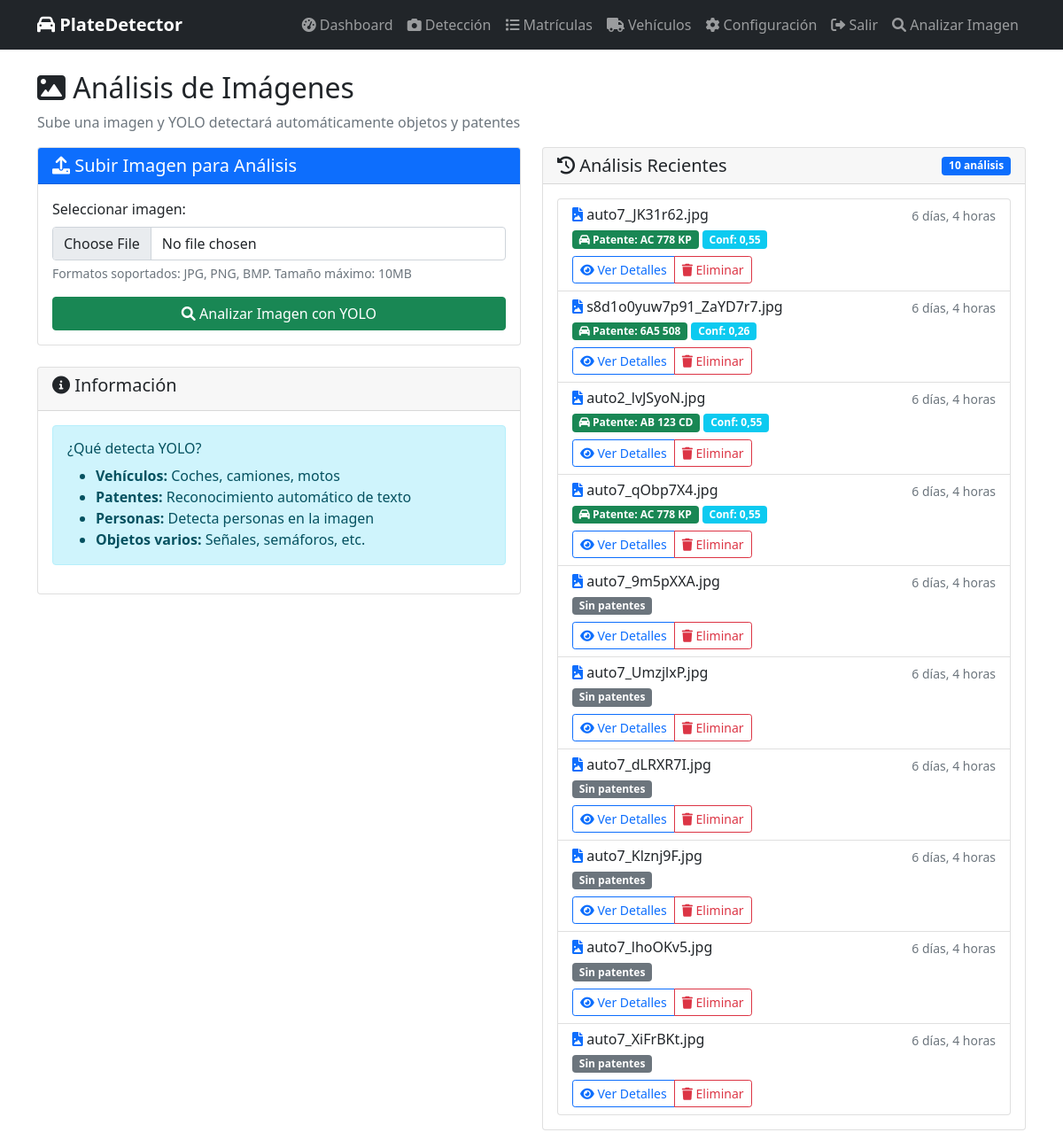
Page /image-analysis/ (signed in) on the earlier database version.
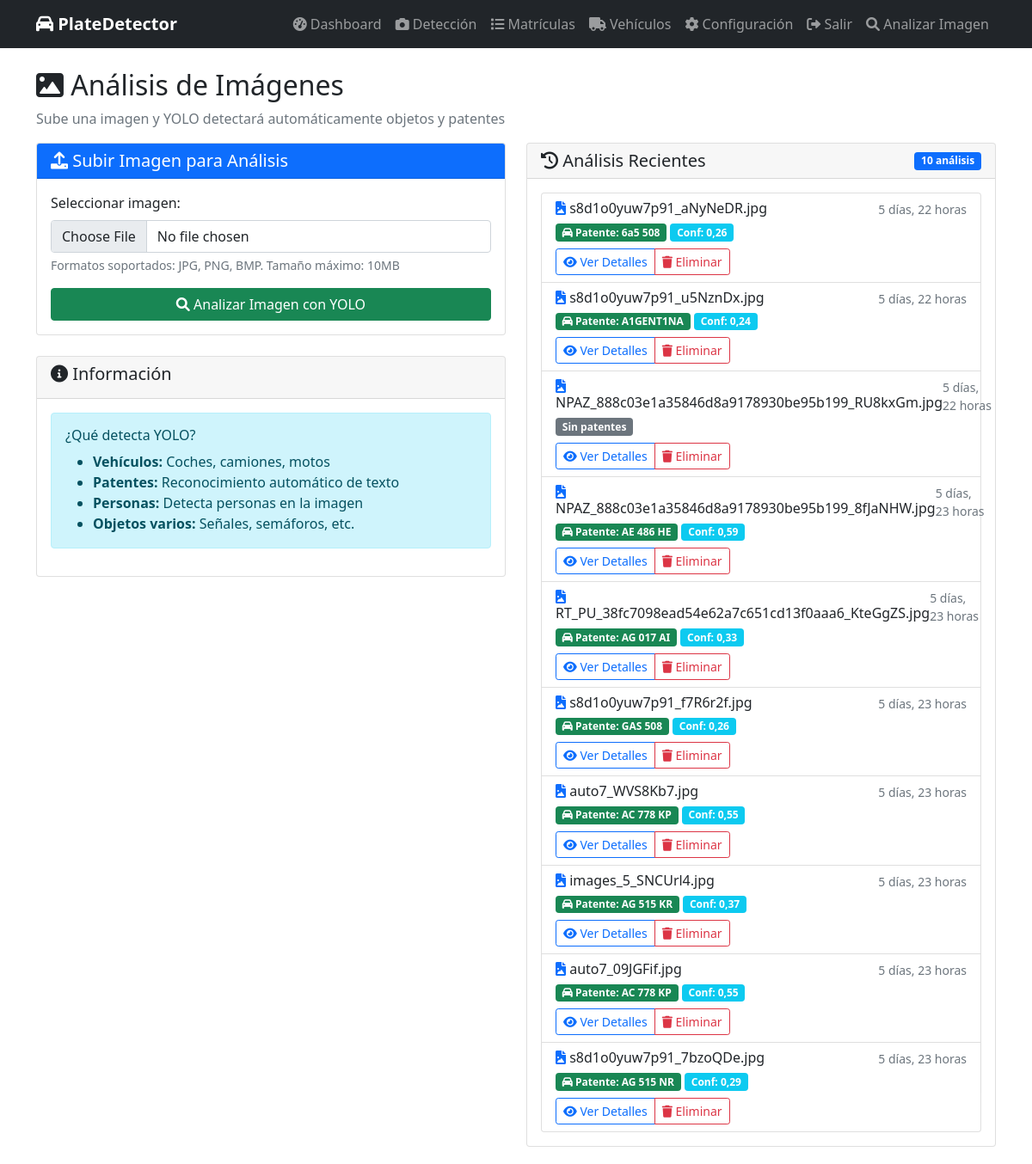
Same page on the later database version.
### plate_detector/models.py (models this page shows, shortened)
class ImageAnalysis(models.Model):
    image = models.ImageField(upload_to=analyzed_image_path)
    uploaded_at = models.DateTimeField(auto_now_add=True)
    analysis_result = models.JSONField(default=dict, blank=True)  # Para guardar resultados de YOLO
    plate_detected = models.BooleanField(default=False)
    detected_plate = models.CharField(max_length=20, blank=True, null=True)
    confidence = models.FloatField(default=0.0)
    class Meta:
        ordering = ['-uploaded_at']
        verbose_name_plural = "Image Analyses"

### plate_detector/views.py (the view)
# urls.py: path('image-analysis/', views.image_analysis_view, name='image_analysis'),
@login_required
def image_analysis_view(request):
    form = ImageAnalysisForm()
    analyses = ImageAnalysis.objects.all().order_by('-uploaded_at')[:10]
    context = {
        'form': form,
        'analyses': analyses
    }
    return render(request, 'image_analysis.html', context)

### plate_detector/forms.py (shortened to what this page needs)
class ImageAnalysisForm(forms.ModelForm):
    class Meta:
        model = ImageAnalysis
        fields = ['image']
        widgets = {
            'image': forms.FileInput(attrs={
                'class': 'form-control',
                'accept': 'image/*'
            })
        }

### plate_detector/templates/image_analysis.html (shortened to what the changed rows need)
{% extends 'base.html' %}
{% load static %}
{% block content %}
<div class="row">
    <div class="col-md-12">
        <h2><i class="fas fa-image"></i> Análisis de Imágenes</h2>
    </div>
</div>
<div class="row">
    <div class="col-md-6">
        <div class="card">
            <div class="card-body">
                {% if analyses %}
                <div class="list-group">
                    {% for analysis in analyses %}
                    <div class="list-group-item">
                        <div class="d-flex w-100 justify-content-between">
                            <h6 class="mb-1">
                                <i class="fas fa-file-image text-primary"></i>
                                {{ analysis.image.name|slice:"20:" }}
                            </h6>
                            <small class="text-muted">{{ analysis.uploaded_at|timesince }}</small>
                        </div>
                        <div class="mb-2">
                            {% if analysis.plate_detected %}
                                <span class="badge bg-success">
                                    <i class="fas fa-car"></i> Patente: {{ analysis.detected_plate }}
                                </span>
                                <span class="badge bg-info">Conf: {{ analysis.confidence|floatformat:2 }}</span>
                            {% else %}
                                <span class="badge bg-secondary">Sin patentes</span>
                            {% endif %}
                        </div>
                        <div class="btn-group btn-group-sm">
                            <a href="{% url 'analysis_detail' analysis.id %}" class="btn btn-outline-primary">
                                <i class="fas fa-eye"></i> Ver Detalles
                            </a>
                            <a href="{% url 'delete_analysis' analysis.id %}" class="btn btn-outline-danger"
                               onclick="return confirm('¿Eliminar este análisis?')">
                                <i class="fas fa-trash"></i> Eliminar
                            </a>
                        </div>
                    </div>
                    {% endfor %}
                </div>
                {% else %}
                <div class="text-center py-4">
                    <i class="fas fa-images fa-3x text-muted mb-3"></i>
                    <p class="text-muted">No hay análisis recientes</p>
                    <p class="text-muted">Sube una imagen para comenzar</p>
                </div>
                {% endif %}
            </div>
        </div>
    </div>
</div>
{% endblock %}

Differences in the rows shown:
no longer on this page (row unchanged): ImageAnalysis: image.name "auto7_JK31r62.jpg", uploaded_at "6 días, 4 horas", detected_plate "AC 778 KP", confidence "0,55"
no longer on this page (row unchanged): ImageAnalysis: image.name "s8d1o0yuw7p91_ZaYD7r7.jpg", uploaded_at "6 días, 4 horas", detected_plate "6A5 508", confidence "0,26"
no longer on this page (row unchanged): ImageAnalysis: image.name "auto2_lvJSyoN.jpg", uploaded_at "6 días, 4 horas", detected_plate "AB 123 CD", confidence "0,55"
no longer on this page (row unchanged): ImageAnalysis: image.name "auto7_qObp7X4.jpg", uploaded_at "6 días, 4 horas", detected_plate "AC 778 KP", confidence "0,55"
no longer on this page (row unchanged): ImageAnalysis: image.name "auto7_9m5pXXA.jpg", uploaded_at "6 días, 4 horas", plate_detected "Sin patentes"
no longer on this page (row unchanged): ImageAnalysis: image.name "auto7_UmzjlxP.jpg", uploaded_at "6 días, 4 horas", plate_detected "Sin patentes"
no longer on this page (row unchanged): ImageAnalysis: image.name "auto7_dLRXR7I.jpg", uploaded_at "6 días, 4 horas", plate_detected "Sin patentes"
no longer on this page (row unchanged): ImageAnalysis: image.name "auto7_Klznj9F.jpg", uploaded_at "6 días, 4 horas", plate_detected "Sin patentes"
no longer on this page (row unchanged): ImageAnalysis: image.name "auto7_lhoOKv5.jpg", uploaded_at "6 días, 4 horas", plate_detected "Sin patentes"
no longer on this page (row unchanged): ImageAnalysis: image.name "auto7_XiFrBKt.jpg", uploaded_at "6 días, 4 horas", plate_detected "Sin patentes"
added ImageAnalysis: image.name "s8d1o0yuw7p91_aNyNeDR.jpg", uploaded_at "5 días, 22 horas", detected_plate "6a5 508", confidence "0,26"
added ImageAnalysis: image.name "s8d1o0yuw7p91_u5NznDx.jpg", uploaded_at "5 días, 22 horas", detected_plate "A1GENT1NA", confidence "0,24"
added ImageAnalysis: image.name "NPAZ_888c03e1a35846d8a9178930be95b199_RU8kxGm.jpg", uploaded_at "5 días, 22 horas", plate_detected "Sin patentes"
added ImageAnalysis: image.name "NPAZ_888c03e1a35846d8a9178930be95b199_8fJaNHW.jpg", uploaded_at "5 días, 23 horas", detected_plate "AE 486 HE", confidence "0,59"
added ImageAnalysis: image.name "RT_PU_38fc7098ead54e62a7c651cd13f0aaa6_KteGgZS.jpg", uploaded_at "5 días, 23 horas", detected_plate "AG 017 AI", confidence "0,33"
added ImageAnalysis: image.name "s8d1o0yuw7p91_f7R6r2f.jpg", uploaded_at "5 días, 23 horas", detected_plate "GAS 508", confidence "0,26"
added ImageAnalysis: image.name "auto7_WVS8Kb7.jpg", uploaded_at "5 días, 23 horas", detected_plate "AC 778 KP", confidence "0,55"
added ImageAnalysis: image.name "images_5_SNCUrl4.jpg", uploaded_at "5 días, 23 horas", detected_plate "AG 515 KR", confidence "0,37"
added ImageAnalysis: image.name "auto7_09JGFif.jpg", uploaded_at "5 días, 23 horas", detected_plate "AC 778 KP", confidence "0,55"
added ImageAnalysis: image.name "s8d1o0yuw7p91_7bzoQDe.jpg", uploaded_at "5 días, 23 horas", detected_plate "AG 515 NR", confidence "0,29"
